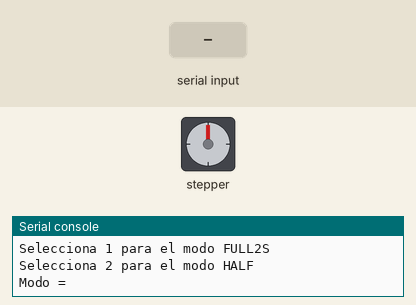
This program was run on a simulated Raspberry Pi Pico running MicroPython. Parts: stepper motor, the last lines printed to the serial console. The inputs (shaded band) are chosen by the test bench. The stepper is drawn at 2048 steps a turn. At 6.3 s the program stops and its outputs stay as they are.

Above: at 1.2 s.
1.3 s: "5" typed at the serial console, then Enter
2.8 s: "90" typed at the serial console, then Enter
4.3 s: "CCW" typed at the serial console, then Enter
At 4.8 s:
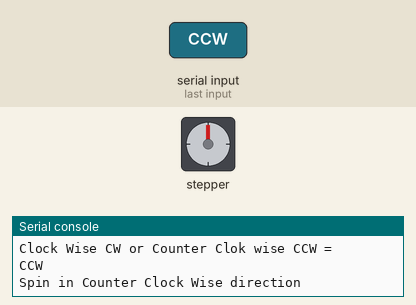
At 5.5 s:
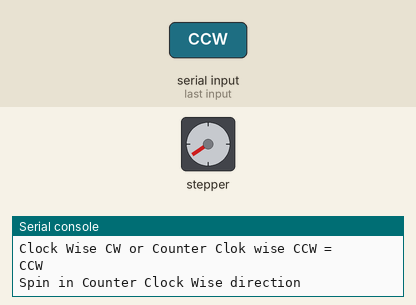
Timing chart, 0 to 7.8 s (numbered marks = the images above; inputs shaded):
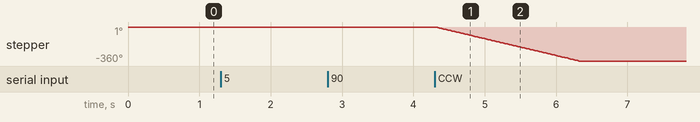

The program:

pico_stepM_1giro_3_0.py
```python
# Hardware platform: Pico _ & W
# Author : JC Santamaria
# Start mP Date : 2024 - 3 - 3
# Goal : Stepper simple - check spin
# To do :
# Ref : https://microcontrollerslab.com/28byj-48-stepper-motor-esp32-micropython/
# -> 3.0 input 3 parameyter mode, direction and delay
# Instrucciones - to be added


# I- Import the required libraries
from machine import Pin
import utime

# Informative block - start
p_ucontroler = "Pico _ & W"
p_project = "Stepper 1 x 360 º in 3 param -> meassure lap time & number stepps per lap"
p_keyOhw = "28BYJ-48 pines + ULN2003 iN1-GPIO10 ... IN4-GPIO13  "
p_keyLib = "None"
p_version = "3.0"
print(f"Microcontroler: {p_ucontroler} - Key other HW : {p_keyOhw}")
print(f"Libreria: {p_keyLib}")
print(f"Program: {p_project} - Version: {p_version}")
# Informative block - end

# 0- Create object pins to comprise the 4 piness needed to control steeper motor
pins = [
    Pin(10,Pin.OUT), # IN1 AZUL GPIO5 (D1)
    Pin(11,Pin.OUT), # IN2 ROSA GPIO4 (D2)
    Pin(12,Pin.OUT), # IN3 GRIS- GPIO14 (D5)
    Pin(13,Pin.OUT), # IN4 BLANCO GPIO12 (D6)
    ]
for i in range(len(pins)):
    pins[i].off()

# 1- Define 3 types of sequence CW
SeqMode = {'FULL1S': [[1,0,0,0], # Clock Wise - 1 bobina excitada cada paso
                      [0,1,0,0],
                      [0,0,1,0],
                      [0,0,0,1]],
            'FULL2S': [[1,1,0,0], # CW - 2 bobinas excitadas cada paso => + Par y + consumo
                       [0,1,1,0],
                       [0,0,1,1],
                       [1,0,0,1]],
            'HALF' : [[1,0,0,0], # CW
                      [1,1,0,0],
                      [0,1,0,0],
                      [0,1,1,0],
                      [0,0,1,0],
                      [0,0,1,1],
                      [0,0,0,1],
                      [1,0,0,1]]
            }

# 2- Input Mode and Delay
# 2.1 Input mode
# Extract model list by list comprehension
modesList = [keymode for keymode in SeqMode]
# Show modes menu & input mode ( & it assures index is in range)
for i in range(len(modesList)):
    print(f'Selecciona {i} para el modo {modesList[i]}')

m = (int(input('Modo = '))) % len(modesList)
mode = modesList[m]
print(f"Stepper Sequence Mode : {mode}")

# 2.2 Input delay beetwen secuences
delayseq = int(input("Delay beetwen steep (micro sec)= "))
print(f"Delay in each steep in sequence : {delayseq}")

# 2.3 Input CC or CCW
seqStepp = SeqMode[mode]
wmode = input("Clock Wise CW or Counter Clok wise CCW = ").upper()
if wmode == 'CCW':
    seqStepp.reverse()
    print(f"Spin in Counter Clock Wise direction")
else:
    print(f"Spin in Clock Wise direction")
    # else is CW mode

counter = 0
startT = utime.ticks_us()
for _ in range(64*8):
    for step in seqStepp:
        counter += 1
        for i in range(len(pins)):
            pins[i].value(step[i])
            utime.sleep_us(delayseq) # es un parametro critico, calibrar limite

endT = utime.ticks_us()
lapT = utime.ticks_diff(endT, startT) / 1000000
print(f'Stepps done per lap = {counter }')
print(f'Time per lap {lapT:02.2f} sec, RPM = {60/lapT:02.2f}')
```

Measured:
- after the input at 4.3 s, stepper: turns 360° counter-clockwise in 2.0 s, starting at once
